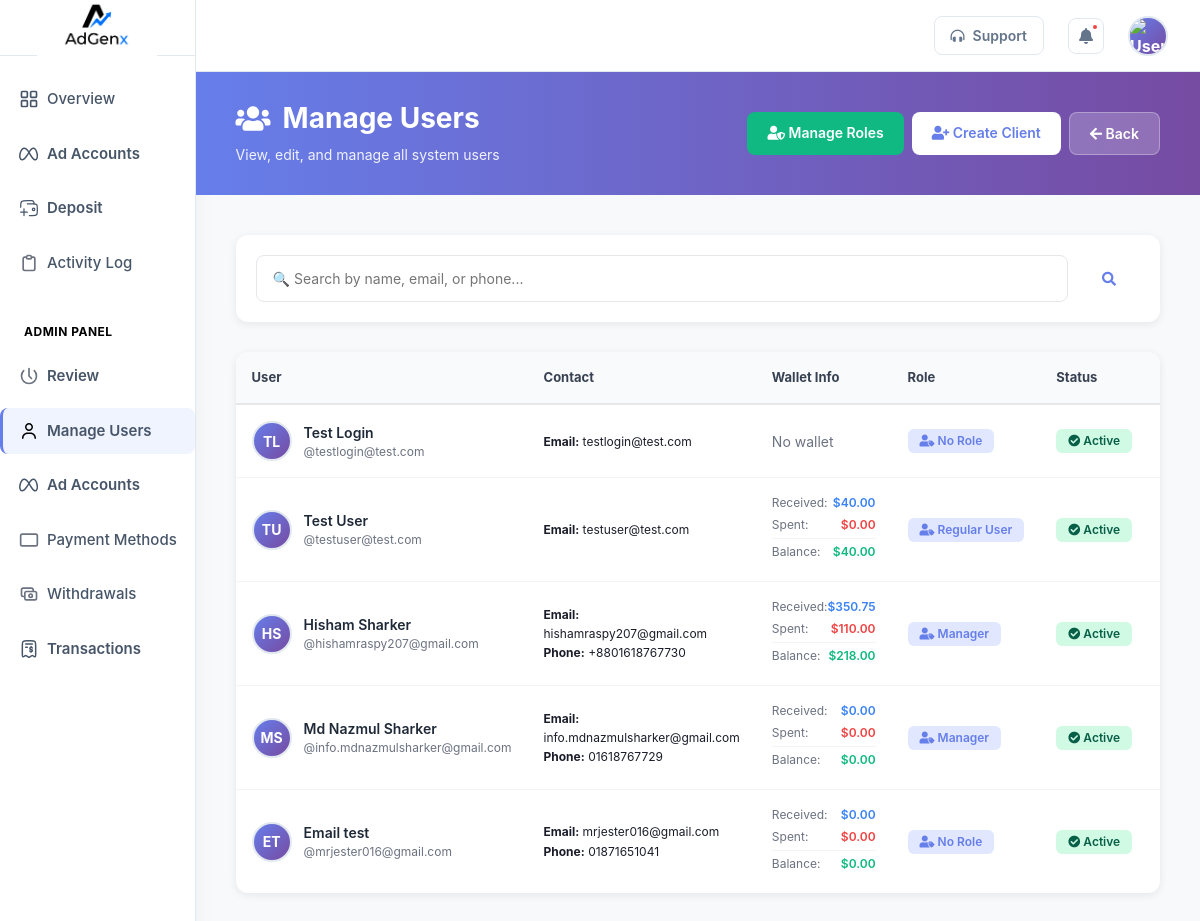
Page /admin_dashboard/manage_user/ (signed in) on the committed database.
### admin_dashboard/models.py (models this page shows, shortened)
class SiteSettings(models.Model):
    hero_title_line1 = models.CharField(max_length=100, default='Scale Your Ads.')
    hero_title_line2 = models.CharField(max_length=100, default='Faster & Smarter.')
    hero_subtitle = models.TextField(default='Get premium ad accounts for Facebook, TikTok & Google Ads. Top up instantly, manage everything from one dashboard.')
    hero_badge_text = models.CharField(max_length=100, default='Trusted Ad Account Platform')
    stat_users = models.CharField(max_length=20, default='500+')
    stat_ad_spend = models.CharField(max_length=20, default='$2M+')
    about_title = models.CharField(max_length=150, default='We Help Advertisers Run Ads Without Limits')
    about_body1 = models.TextField(default='Adgenx was founded by a team of performance marketers who were tired of getting ad accounts banned, restricted, or limited.')
    about_body2 = models.TextField(default='Our team manages every account personally — ensuring fast top-ups, zero downtime, and full transparency in every transaction.')
    about_founded_year = models.CharField(max_length=10, default='2022')
    about_stat_clients = models.CharField(max_length=20, default='500+')
    about_stat_spend = models.CharField(max_length=20, default='$2M+')
    about_stat_uptime = models.CharField(max_length=20, default='99%')
    whatsapp_number = models.CharField(max_length=30, blank=True, default='8801XXXXXXXXX')
    email_support = models.EmailField(blank=True, default='support@adgenx.com')
    facebook_url = models.URLField(blank=True, default='#')
    telegram_url = models.URLField(blank=True, default='#')
    tiktok_url = models.URLField(blank=True, default='#')
    instagram_url = models.URLField(blank=True, default='#')
    footer_tagline = models.CharField(max_length=200, default='Premium ad account management platform for Facebook, TikTok & Google Ads. Scale without limits.')
    logo = models.ImageField(upload_to='logos/', blank=True, null=True, help_text='Upload logo image (max 2MB, PNG/JPG recommended)')
    class Meta:
        verbose_name = 'Site Settings'
    @classmethod
    def get(cls):
        obj, _ = cls.objects.get_or_create(pk=1)
        return obj

### dashboard/models.py (models this page shows, shortened)
class User(AbstractUser):
    phone_number = models.CharField(max_length=20, blank=True)
    is_verified = models.BooleanField(default=False)
    is_manual_client = models.BooleanField(default=False)
    notes = models.TextField(blank=True)
    include_in_profit_reports = models.BooleanField(default=True)
    created_by = models.ForeignKey('self', on_delete=models.SET_NULL, null=True, blank=True)
    dollar_rate = models.DecimalField(max_digits=10, decimal_places=2, default=110)

class Wallet(models.Model):
    user = models.OneToOneField(User, on_delete=models.CASCADE)
    balance = models.DecimalField(max_digits=10, decimal_places=2, default=0.00)
    dollar_rate = models.DecimalField(max_digits=10, decimal_places=2, default=127.00)

### admin_dashboard/views.py (the view, shortened to what this page needs)
# urls.py: path('manage_user/', views.manage_user, name='manage_user'),
@login_required(login_url='auth')
@require_permission('can_manage_users')
def manage_user(request):
    search_query = request.GET.get('search', '')
    all_users_list = User.objects.filter(is_staff=False).prefetch_related('groups', 'wallet').order_by('-id')
    from decimal import Decimal
    for user in all_users_list:
        total_spent = TopupHistory.objects.filter(
            ad_account__user=user,
            status='approved',
            type='increase'
        ).aggregate(total=Sum('amount'))['total'] or Decimal('0')
        total_received = DepositTransaction.objects.filter(
            user=user,
            status='approved'
        ).aggregate(total=Sum('usd_amount'))['total'] or Decimal('0')
        user.total_spent = total_spent
        user.total_received = total_received
        user.group_name = user.groups.first().name if user.groups.exists() else 'No Role'
    all_users = paginate_data(request, all_users_list, 15)
    return render(request, 'manage_user.html', {'all_users': all_users})

### admin_dashboard/templates/manage_user.html (shortened to what this page needs)
{% extends 'layout.html' %}
{% load static %}
{% block content %}
<div class="header-section">
    <div class="header-left">
        <h2><i class="fas fa-users"></i> Manage Users</h2>
        <p>View, edit, and manage all system users</p>
    </div>
    <div class="header-right" style="gap: 8px; flex-wrap: wrap; justify-content: flex-end;">
        <a href="{% url 'admin_dashboard:manage_roles' %}" class="btn btn-add" style="background: #10b981; color: white;">
            <i class="fas fa-user-shield"></i> Manage Roles
        </a>
        <a href="{% url 'admin_dashboard:create_manual_client' %}" class="btn btn-add">
            <i class="fas fa-user-plus"></i> Create Client
        </a>
        <a href="{% url 'admin_dashboard:admin_overview' %}" class="btn btn-back">
            <i class="fas fa-arrow-left"></i> Back
        </a>
    </div>
</div>
<div class="container-main">
    <div class="search-section">
        <form method="get" style="display: flex; gap: 10px;">
            <input type="text" name="search" class="search-input" placeholder="🔍 Search by name, email, or phone..." value="{{ request.GET.search }}">
            <button type="submit" class="btn btn-add" style="flex: 0 0 auto; padding: 10px 24px;">
                <i class="fas fa-search"></i>
            </button>
        </form>
    </div>
    <div class="users-table">
        <div class="table-responsive">
            <table>
                <thead>
                    <tr>
                        <th style="width: 25%;">User</th>
                        <th style="width: 20%;">Contact</th>
                        <th style="width: 20%;">Wallet Info</th>
                        <th style="width: 10%;">Role</th>
                        <th style="width: 10%;">Status</th>
                        <th style="width: 10%;">Type</th>
                    </tr>
                </thead>
                <tbody>
                    {% for user in all_users %}
                    <tr>
                        <td>
                            <div class="user-info">
                                <div class="avatar">{{ user.first_name|first|upper }}{{ user.last_name|first|upper }}</div>
                                <div>
                                    <div class="user-name">{{ user.first_name }} {{ user.last_name }}</div>
                                    <div class="user-username">@{{ user.username }}</div>
                                </div>
                            </div>
                        </td>
                        <td>
                            <div style="font-size: 12px; line-height: 1.6;">
                                <div><strong>Email:</strong> {{ user.email }}</div>
                                {% if user.phone_number %}
                                <div><strong>Phone:</strong> {{ user.phone_number }}</div>
                                {% endif %}
                            </div>
                        </td>
                        <td>
                            {% if user.wallet %}
                            <div class="wallet-info">
                                <div class="wallet-row">
                                    <span class="wallet-label">Received:</span>
                                    <span class="wallet-value" style="color: #3b82f6;">${{ user.total_received|floatformat:2 }}</span>
                                </div>
                                <div class="wallet-row">
                                    <span class="wallet-label">Spent:</span>
                                    <span class="wallet-value" style="color: #ef4444;">${{ user.total_spent|floatformat:2 }}</span>
                                </div>
                                <div class="wallet-row" style="border-top: 1px solid #f3f4f6; padding-top: 4px; margin-top: 4px;">
                                    <span class="wallet-label">Balance:</span>
                                    <span class="wallet-value" style="color: #10b981;">${{ user.wallet.balance|floatformat:2 }}</span>
                                </div>
                            </div>
                            {% else %}
                            <span style="color: #6b7280;">No wallet</span>
                            {% endif %}
                        </td>
                        <td>
                            <span class="badge" style="background: #e0e7ff; color: #667eea;">
                                <i class="fas fa-user-tag"></i> {{ user.group_name }}
                            </span>
                        </td>
                        <td>
                            <span class="badge {% if user.is_active %}badge-active{% else %}badge-inactive{% endif %}">
                                {% if user.is_active %}<i class="fas fa-check-circle"></i> Active{% else %}<i class="fas fa-times-circle"></i> Inactive{% endif %}
                            </span>
                        </td>
                        <td>
                        </td>
                    </tr>
                    {% endfor %}
                </tbody>
            </table>
        </div>
    </div>
</div>
{% endblock %}

### dashboard/templates/layout.html (shortened to what this page needs)
{% load static %}
<!DOCTYPE html>
<html lang="en">
<head>
    <link href="https://cdn.jsdelivr.net/npm/bootstrap@5.3.7/dist/css/bootstrap.min.css" rel="stylesheet">
    <link href="https://cdnjs.cloudflare.com/ajax/libs/font-awesome/5.15.3/css/all.min.css" rel="stylesheet" >
    <link rel="stylesheet" href="{% static 'styles.css' %}">
</head>
<body>
    <div class="d-flex">
    <aside class="sidebar d-flex flex-column justify-content-between">
    <div>
        <div class="d-flex justify-content-center align-items-center">
            <a href="{% url 'index' %}" class="logo d-flex align-items-center gap-2 text-decoration-none">
                {% if settings.logo %}
                    <img loading="lazy" src="{{ settings.logo.url }}" alt="Logo" />
                {% else %}
                    <span>Adgenx</span>
                {% endif %}
            </a>
        </div>
        <nav class="nav flex-column mt-0 px-0 gap-0" aria-label="Main Menu">
        {% if not request.user.is_staff %}
        <a href="{% url 'index' %}" class="nav-link d-flex align-items-center gap-2" aria-current="page">
            Overview
        </a>
        {% if user_permissions.can_manage_accounts %}
        <a href="{% url 'ad_accounts' %}" class="nav-link d-flex align-items-center gap-2 fw-semibold fw-semibold ad-accounts-link">
            Ad Accounts
        </a>
        {% endif %}
        {% if user_permissions.can_manage_payments %}
        <a href="{% url 'deposit' %}" class="nav-link d-flex align-items-center gap-2 fw-semibold fw-semibold ad-accounts-link">
            Deposit
        </a>
        {% endif %}
        <a href="{% url 'admin_dashboard:activity_log' %}" class="nav-link d-flex align-items-center gap-2">
            Activity Log
        </a>
        {% endif %}
        {% if request.user.is_staff or user_permissions.can_review_deposits or user_permissions.can_manage_users or user_permissions.can_edit_settings %}
        <div style="padding: 1rem 1.5rem 0.5rem; margin-top: 1rem; border-top: 1px solid rgba(255,255,255,0.1);">
            <p style="color: #000000; font-size: 0.75rem; font-weight: 700; text-transform: uppercase; letter-spacing: 0.5px; margin: 0;">
                Admin Panel
            </p>
        </div>
        {% if request.user.is_staff or user_permissions.can_review_deposits %}
        <a href="{% url 'admin_dashboard:review_deposit' %}" class="nav-link d-flex align-items-center gap-2 fw-semibold fw-semibold ad-accounts-link">
            Review
        </a>
        {% endif %}
        {% if request.user.is_staff or user_permissions.can_manage_users %}
        <a href="{% url 'admin_dashboard:manage_user' %}" class="nav-link d-flex align-items-center gap-2 fw-semibold fw-semibold ad-accounts-link">
            Manage Users
        </a>
        {% endif %}
        {% if request.user.is_staff or user_permissions.can_manage_accounts %}
        <a href="{% url 'admin_dashboard:admin_ad_accounts' %}" class="nav-link d-flex align-items-center gap-2 fw-semibold fw-semibold ad-accounts-link">
            Ad Accounts
        </a>
        {% endif %}
        {% if request.user.is_staff or user_permissions.can_manage_payments %}
        <a href="{% url 'admin_dashboard:payment_methods' %}" class="nav-link d-flex align-items-center gap-2">
            Payment Methods
        </a>
        {% endif %}
        {% if request.user.is_staff or user_permissions.can_review_deposits %}
        <a href="{% url 'admin_dashboard:withdrawal_requests' %}" class="nav-link d-flex align-items-center gap-2">
            Withdrawals
        </a>
        {% endif %}
        {% endif %}
        {% if user_permissions.can_manage_payments or user_permissions.can_review_deposits %}
        <a href="{% url 'deposit_transactions'  %}" class="nav-link d-flex align-items-center gap-2 fw-semibold fw-semibold ad-accounts-link">
            Transactions
        </a>
        {% endif %}
        </nav>
    </div>
    </aside>
    <div class="flex-grow-1 d-flex flex-column">
    <header class="topbar">
        <div class="topbar-right">
            {% if not request.user.is_staff %}
            <button type="button" class="btn-support">
                <i class="fas fa-headphones-alt"></i> <span class="d-none d-sm-inline">Support</span>
            </button>
            {% endif %}
            <button type="button" aria-label="Notifications" class="btn-icon position-relative">
                <i class="fas fa-bell"></i>
                <span class="notification-badge"></span>
            </button>
            <div class="dropdown">
                <button type="button" aria-label="User menu" class="avatar" onclick="toggleDropdown()">
                    <img loading="lazy" src="https://img.icons8.com/?size=100&id=60655&format=png&color=000000" alt="User profile picture, circular avatar with gray background" />
                </button>
            </div>
        </div>
    </header>
    {% block content %}
    {% endblock %}
    </div>
    </div>
</body>
</html>

### rows in the picture
SiteSettings: logo (picture)
User: first_name|first "T", last_name|first "L", first_name "Test", last_name "Login", username "testlogin@test.com", email "testlogin@test.com", shows "No wallet", group_name "No Role", is_active True (drawn)
User: first_name|first "T", last_name|first "U", first_name "Test", last_name "User", username "testuser@test.com", email "testuser@test.com", total_received "40.00", total_spent "0.00", wallet.balance "40.00", group_name "Regular User", is_active True (drawn)
User: first_name|first "H", last_name|first "S", first_name "Hisham", last_name "Sharker", username "hishamraspy207@gmail.com", email "hishamraspy207@gmail.com", phone_number "+8801618767730", total_received "350.75", total_spent "110.00", wallet.balance "218.00", group_name "Manager", is_active True (drawn)
User: first_name|first "M", last_name|first "S", first_name "Md Nazmul", last_name "Sharker", username "info.mdnazmulsharker@gmail.com", email "info.mdnazmulsharker@gmail.com", phone_number "01618767729", total_received "0.00", total_spent "0.00", wallet.balance "0.00", group_name "Manager", is_active True (drawn)
User: first_name|first "E", last_name|first "T", first_name "Email", last_name "test", username "mrjester016@gmail.com", email "mrjester016@gmail.com", phone_number "01871651041", total_received "0.00", total_spent "0.00", wallet.balance "0.00", group_name "No Role", is_active True (drawn)
